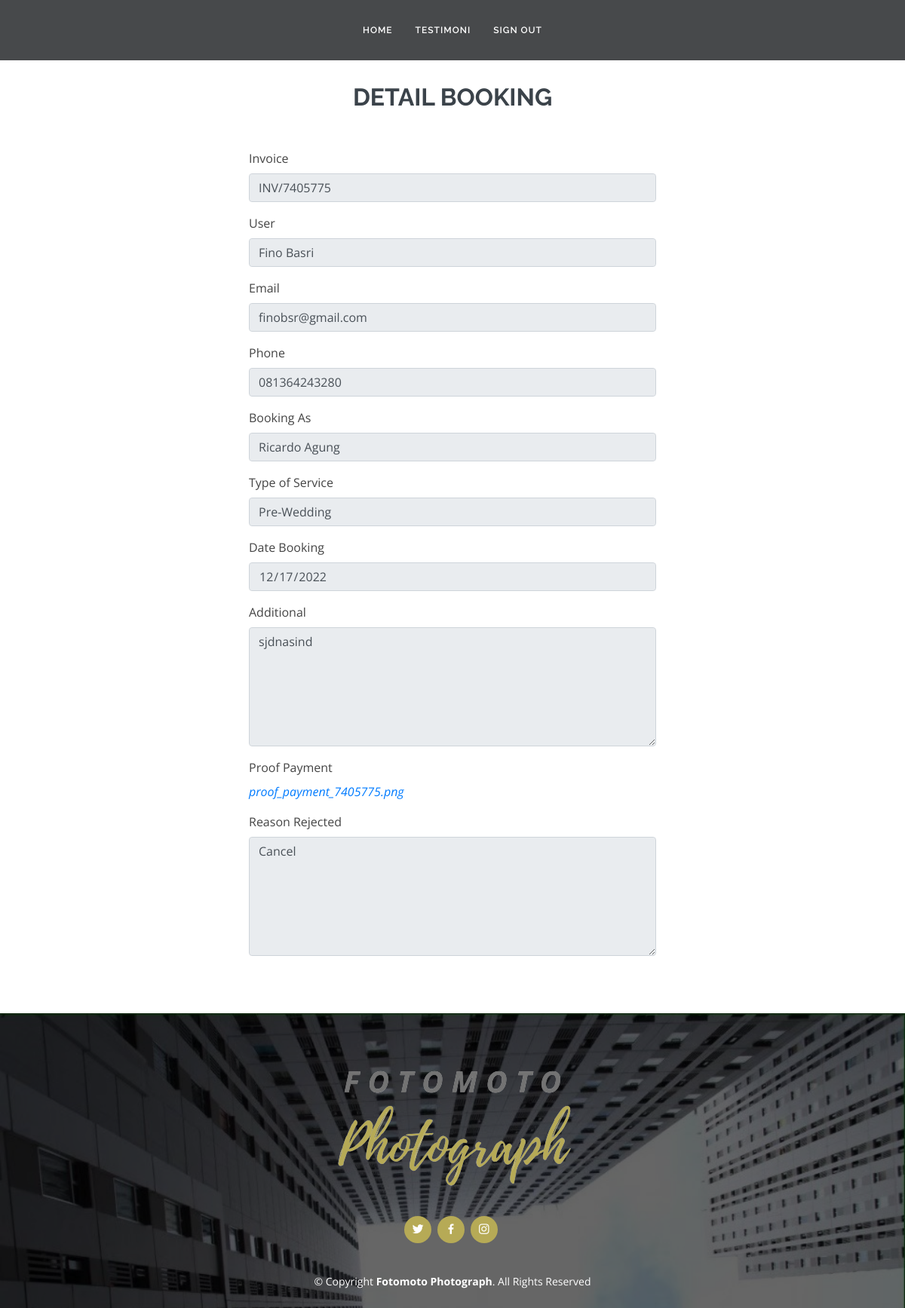
/admin/detail.php?invoice_id=7405775 (signed in), run on the app's committed database.
### tables this page shows
CREATE TABLE `booking`  (
  `id` int(11) NOT NULL AUTO_INCREMENT,
  `booking_as` varchar(255) NOT NULL,
  `invoice_id` int(11) NULL DEFAULT NULL,
  `subject` varchar(255) NULL DEFAULT NULL,
  `price` int(11) NULL DEFAULT NULL,
  `book_date` date NULL DEFAULT NULL,
  `additional` text NULL,
  `status_order` varchar(300) NULL DEFAULT NULL,
  `user_id` int(11) NOT NULL,
  `proof_payment` varchar(255) NULL DEFAULT NULL,
  `created_at` timestamp(0) NULL DEFAULT NULL ON UPDATE CURRENT_TIMESTAMP(0),
  `updated_at` timestamp(0) NULL DEFAULT NULL ON UPDATE CURRENT_TIMESTAMP(0),
  PRIMARY KEY (`id`) USING BTREE
);

CREATE TABLE `user`  (
  `user_id` int(11) NOT NULL AUTO_INCREMENT,
  `email` varchar(255) NULL DEFAULT NULL,
  `full_name` varchar(300) NOT NULL,
  `phone` varchar(30) NOT NULL,
  `password` varchar(300) NOT NULL,
  PRIMARY KEY (`user_id`) USING BTREE
);

CREATE TABLE `reject`  (
  `id` int(11) NOT NULL AUTO_INCREMENT,
  `invoice` int(11) NULL DEFAULT NULL,
  `reason` varchar(300) NULL DEFAULT NULL,
  PRIMARY KEY (`id`) USING BTREE
);

### function/function.php (called while the page is built, shortened)
<?php
$conn = mysqli_connect("localhost","root","","fotomoto","3306");
function query($query){
    global $conn;
    $result = mysqli_query($conn, $query);
    $rows = [];
    while($row = mysqli_fetch_assoc($result)){
        $rows[] = $row;
    }
    return $rows;
}
?>

### admin/detail.php (the view, shortened to what this page needs)
<?php
require '../function/function.php';
$invoice = $_GET["invoice_id"];
$orders = query('SELECT *
                from booking cp
                join user u on u.user_id = cp.user_id
                left join reject r on r.invoice = cp.invoice_id
                where cp.invoice_id = '.$invoice.'
                order by cp.id DESC');
?>
<!DOCTYPE html>
<html lang="en">
<?php include 'partials/head.php'?>
<body>
<?php include 'partials/nav.php'?>
  <main id="main">
    <section id="contact" class="pricing">
    <div class="container">
      <div class="section-titlepage">
        <h2>Detail Booking</h2>
      </div>
      <div class="row justify-content-center">
        <div class="col-lg-6">
            <form action="" method="post" role="form">
            <?php foreach ($orders as $order):?>
                <div class="form-group">
                  <label for="">Invoice</label>
                  <input type="text" name="name" class="form-control" value ="INV/<?=$order['invoice_id'];?>" placeholder="Your Name" data-rule="minlen:4" readonly/>
                </div>
                <div class="form-group">
                  <label for="">User</label>
                  <input type="text" name="name" class="form-control" value ="<?=$order['full_name'];?>" placeholder="Your Name" data-rule="minlen:4" readonly/>
                </div>
                <div class="form-group">
                  <label for="">Email</label>
                  <input type="text" class="form-control" name="book_as" value ="<?=$order['email'];?>" placeholder="Booking As Name" readonly required/>
                </div>
                <div class="form-group">
                  <label for="">Phone</label>
                  <input type="text" class="form-control" name="phone" value ="<?=$order['phone'];?>" placeholder="Booking As Name" readonly required/>
                </div>
                <div class="form-group">
                  <label for="">Booking As</label>
                  <input type="text" class="form-control" name="book_as" value ="<?=$order['booking_as'];?>" placeholder="Booking As Name" readonly required/>
                </div>
                <div class="form-group">
                  <label for="">Type of Service</label>
                  <input type="text" class="form-control" name="subject" value ="<?=$order['subject'];?>" value="" placeholder="Subject Services" readonly required/>
                </div>
                <div class="form-group">
                  <label for="">Date Booking</label>
                  <input type="date" class="form-control" id="datebook" name="datebook" value ="<?=$order['book_date'];?>" value="" placeholder="Price Service" readonly required/>
                </div>
                <div class="form-group">
                  <label for="">Additional</label>
                  <textarea id="additional" class="form-control" name="additional" rows="6" data-rule="required" data-msg="Please write something for us" placeholder="Additional Add" readonly><?=$order['additional'];?></textarea>
                </div>
                <div class="form-group">
                  <label for="">Proof Payment</label>
                  <br>
                  <div>
                    <a href="../proof_payment/<?=$order['proof_payment'];?>" style="color:#007bff !important" target="blank">
                    <i><?=$order['proof_payment']?></i>
                  </div>
                </div>
                <?php if($order['status_order']=='Reject'):?>
                  <div class="form-group">
                    <label for="">Reason Rejected</label>
                    <textarea id="additional" class="form-control" name="additional" rows="6" data-rule="required" data-msg="Please write something for us" placeholder="Additional Add" readonly><?=$order['reason'];?></textarea>
                  </div>
                <?php endif;?>
              <?php endforeach;?>
              </form>
            </div>
        </div>
  </section>
  </main>
 <footer id="footer">
  <div class="container">
    <img src="../assets/img/footer/fotomoto.png" alt="">
    <div class="social-links">
      <a href="#" class="twitter"><i class="bx bxl-twitter"></i></a>
      <a href="#" class="facebook"><i class="bx bxl-facebook"></i></a>
      <a href="#" class="instagram"><i class="bx bxl-instagram"></i></a>
    </div>
    <div class="copyright">
      &copy; Copyright <strong><span>Fotomoto Photograph</span></strong>. All Rights Reserved
    </div>
    </div>
</footer>
</body>
</html>

### assets/css/style.css (style rules this page uses)
body { font-family: "Open Sans", sans-serif; color: #444444; }
a { color: #B6AA56; }
h1, h2, h3, h4, h5, h6 { font-family: "Raleway", sans-serif; }
section { padding: 60px 0; }
.section-titlepage { text-align: center; padding: 50px 0 30px; position: relative; }
.section-titlepage h2 { font-size: 32px; font-weight: 700; text-transform: uppercase; margin-bottom: 20px; padding-bottom: 0; color: #3b434a; position: relative; z-index: 2; }
#footer { background: url("../img/hero-bg.jpg") top center no-repeat; background-size: cover; color: #fff; font-size: 14px; text-align: center; padding: 20px 0; position: relative; }
#footer::before { content: ""; position: absolute; left: 0; right: 0; top: 0; bottom: 0; background: rgba(0, 0, 0, 0.6); }
#footer .container { position: relative; }
#footer img { max-width: 100%; height: auto; }
#footer .social-links { margin: 0 0 40px 0; }
#footer .social-links a { font-size: 18px; display: inline-block; background: #B6AA56; color: #fff; line-height: 1; padding: 8px 0; margin-right: 4px; border-radius: 50%; text-align: center; width: 36px; height: 36px; transition: 0.3s; }
#footer .copyright { margin: 0 0 5px 0; }

### data on the page
booking: name "INV/7405775", name "Fino Basri", book_as "finobsr@gmail.com", phone "081364243280", book_as "Ricardo Agung", subject "Pre-Wedding", datebook "12/17/2022", additional "sjdnasind", proof_payment "proof_payment_7405775.png", additional "Cancel"
